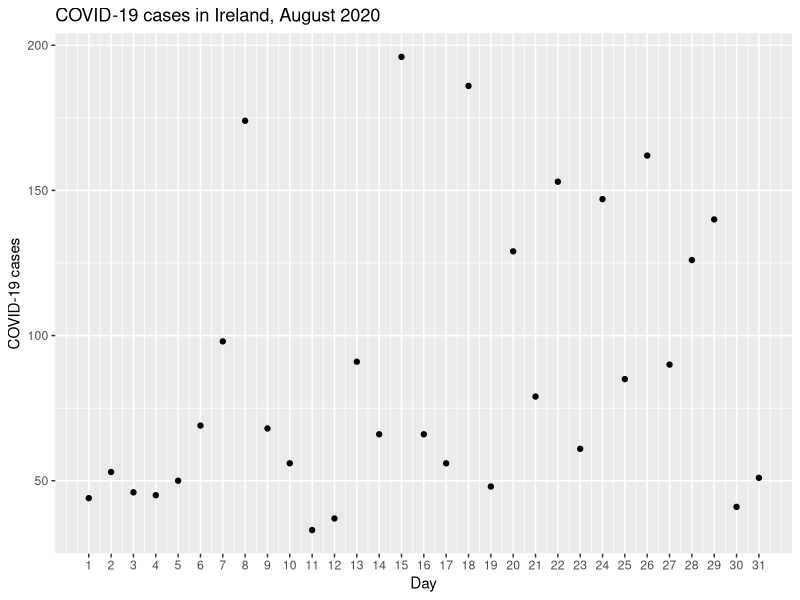
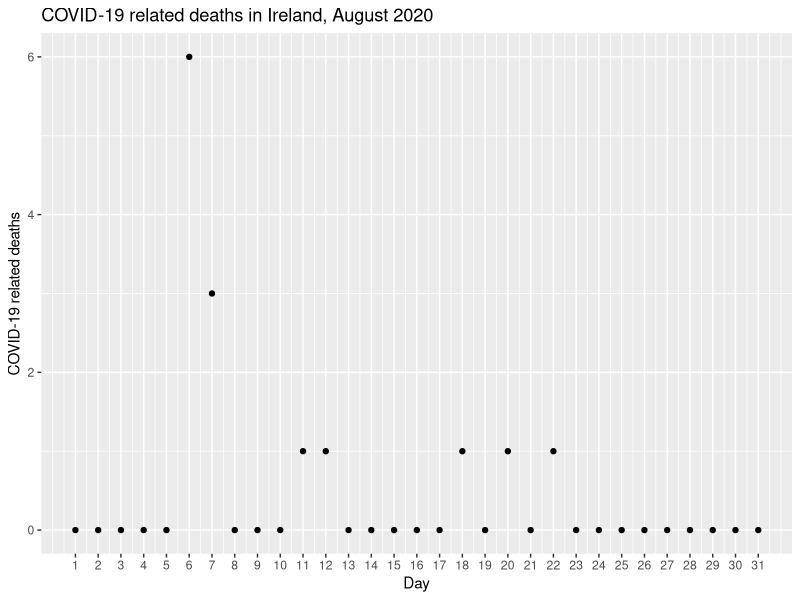

These charts were generated, in order, by the following R code:
## ---- chunk 1
library(tidyverse)
library(here)
library(ggplot2)
## ---- chunk 2
covid19_data <- read_csv(here::here("Data/Data_raw/covid19_data.csv"))
## ---- chunk 3
covid19_data <- covid19_data %>% mutate(month = month.name[as.numeric(month)])
#country <- params$country
#year <- params$year
#months <- params$month
parameters <- list()
parameters$country <- "Ireland"
parameters$year <- 2020
parameters$month <- "August"
covid19_data_filtered <- covid19_data %>% filter(year %in% parameters$year, 
                                                 countriesAndTerritories %in% parameters$country, 
                                                 month %in% parameters$month)
## ---- chunk 4
covid19_data_filtered %>% group_by(day, month, year) %>% 
  filter(countriesAndTerritories == parameters$country & 
         year == parameters$year & 
         month == parameters$month) %>%
  ggplot(aes(x = day, y = cases)) +
  geom_point() +
  scale_x_continuous(breaks = seq(1, 31, 1)) +
  labs(title = paste0("COVID-19 cases in ", parameters$country, ", ", parameters$month, " ", parameters$year),
       x = "Day",
       y = "COVID-19 cases")
## ---- chunk 5
covid19_data %>% group_by(day, month, year) %>% 
  filter(countriesAndTerritories == parameters$country & 
         year == parameters$year & 
         month == parameters$month) %>%
  ggplot(aes(x = day, y = deaths)) +
  geom_point() +
  scale_x_continuous(breaks = seq(1, 31, 1)) +
  labs(title = paste0("COVID-19 related deaths in ", parameters$country, ", ", parameters$month, " ", parameters$year),
       x = "Day" ,
       y = "COVID-19 related deaths")
